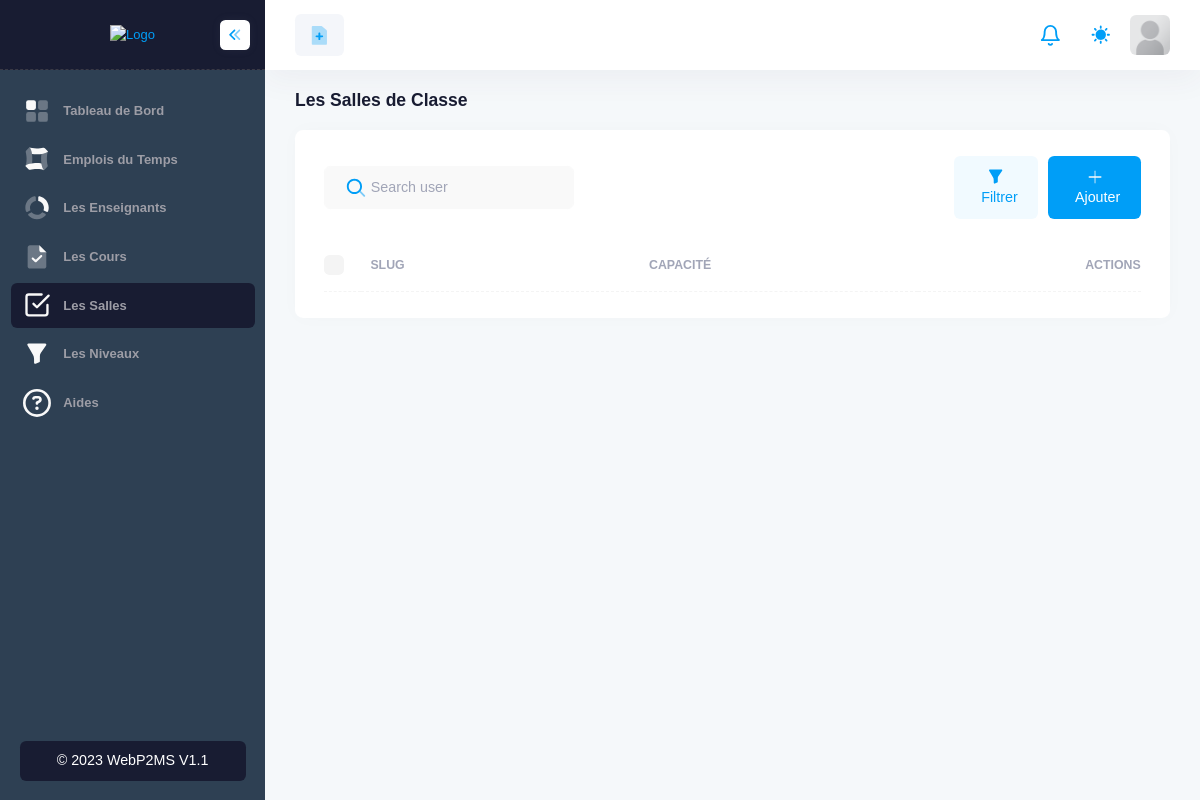
The page /classrooms (signed in) on the database as committed earlier.
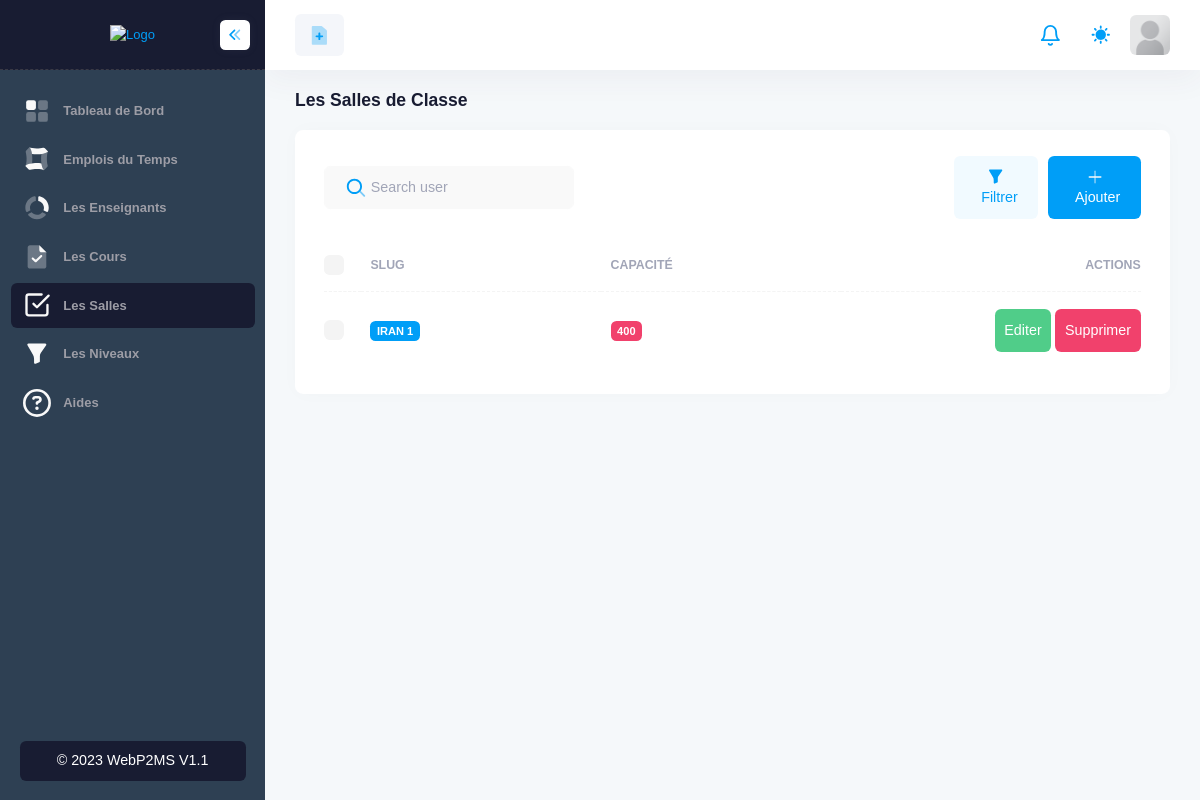
The same page on the database as committed later.
### App/models.py (models this page shows, shortened)
class Classroom(models.Model):
    slug = models.CharField(max_length=200)
    capacity = models.IntegerField()
    created_by = models.ForeignKey(MyUser, on_delete=models.SET_NULL, null=True)
    updated_at = models.DateTimeField(auto_now_add=True)
    created_at = models.DateTimeField(auto_now_add=True)

### App/views.py (the view, shortened to what this page needs)
# urls.py: path('classrooms', views.salles, name='classrooms'),
@login_required
def salles(request):
    errors, exist = [], False
    context = {
        'classrooms': models.Classroom.objects.all(),
        'errors': errors
    }
    return render(request, 'app/classrooms.html', context)

### template/app/classrooms.html (shortened to what the changed rows need)
{% extends 'base/base.html' %}
{% load humanize %}
{% block 'main' %}
<div class="d-flex flex-column flex-column-fluid">
    <div id="kt_app_toolbar" class="app-toolbar py-3 py-lg-6">
        <div id="kt_app_toolbar_container" class="app-container container-xxl d-flex flex-stack">
            <div class="page-title d-flex flex-column justify-content-center flex-wrap me-3">
                <h1 class="page-heading d-flex text-dark fw-bold fs-3 flex-column justify-content-center my-0">
                    Les Salles de Classe
                </h1>
            </div>
        </div>
    </div>
    <div id="kt_app_content" class="app-content flex-column-fluid">
        <div id="kt_app_content_container" class="app-container container-xxl">
            <div class="card">
                <div class="card-body py-4">
                    <table class="table align-middle table-row-dashed fs-6 gy-5" id="kt_table_users">
                        <thead>
                            <tr class="text-start text-muted fw-bold fs-7 text-uppercase gs-0">
                                <th class="w-10px pe-2">
                                    <div class="form-check form-check-sm form-check-custom form-check-solid me-3">
                                        <input class="form-check-input" type="checkbox" data-kt-check="true"
                                            data-kt-check-target="#kt_table_users .form-check-input" value="1" />
                                    </div>
                                </th>
                                <th class="min-w-125px">Slug</th>
                                <th class="min-w-125px">Capacité</th>
                                <th class="text-end min-w-100px">Actions</th>
                            </tr>
                        </thead>
                        <tbody class="text-gray-600 fw-semibold">
                            {% for cl in classrooms %}
                            <tr data-user-id="{{ cl.id }}" data-route="{% url 'ajax.user.delete' %}"
                                data-model="classrooms" data-desc="une salle de classe" data-name="{{ cl.slug }}">
                                <td>
                                    <div class="form-check form-check-sm form-check-custom form-check-solid">
                                        <input class="form-check-input" type="checkbox" value="1" />
                                    </div>
                                </td>
                                <td class="align-items-center">
                                    <div class="badge badge-primary fw-bold">
                                        {{ cl.slug }}
                                    </div>
                                </td>
                                <td>
                                    <div class="badge badge-danger fw-bold">
                                        {{ cl.capacity }}
                                    </div>
                                </td>
                                <td class="text-end">
                                    <a href="javascript:void(0)" class="btn btn-success px-3" data-bs-toggle="modal"
                                        data-bs-target="#kt_modal_edit_user{{cl.id}}">Editer</a>
                                    <a href="#" class="btn btn-danger px-3"
                                        data-kt-users-table-filter="delete_row">Supprimer</a>
                                </td>
                            </tr>
                            {% endfor %}
                        </tbody>
                    </table>
                </div>
            </div>
        </div>
    </div>
</div>
{% endblock %}

Rows that differ between the two databases and show on the page:
added Classroom: slug "IRAN 1", capacity "400"
